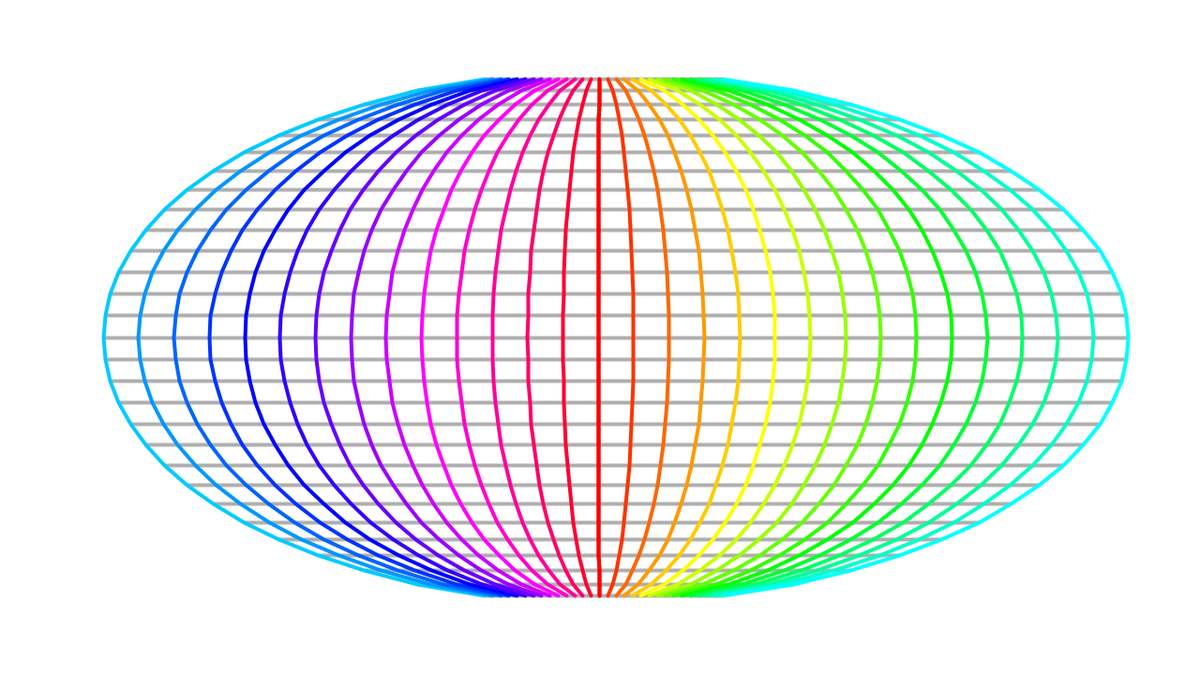
Frame 1 (no input)
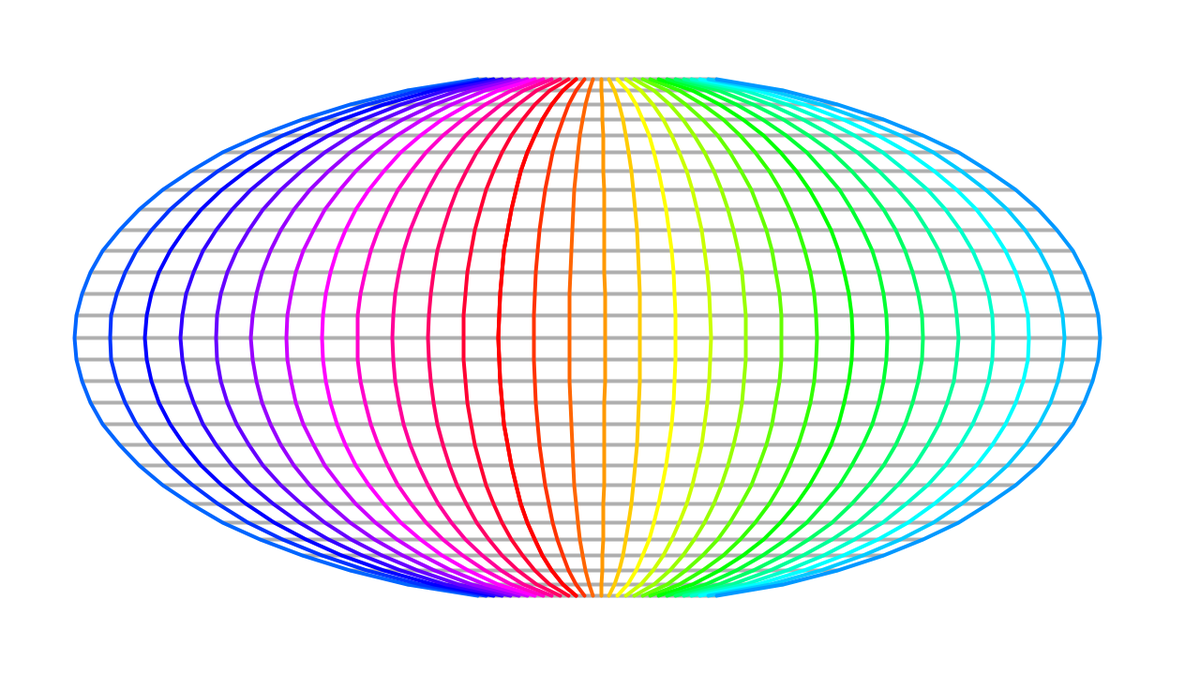
Frame 60 (the mouse pressed at the canvas centre just before this capture)
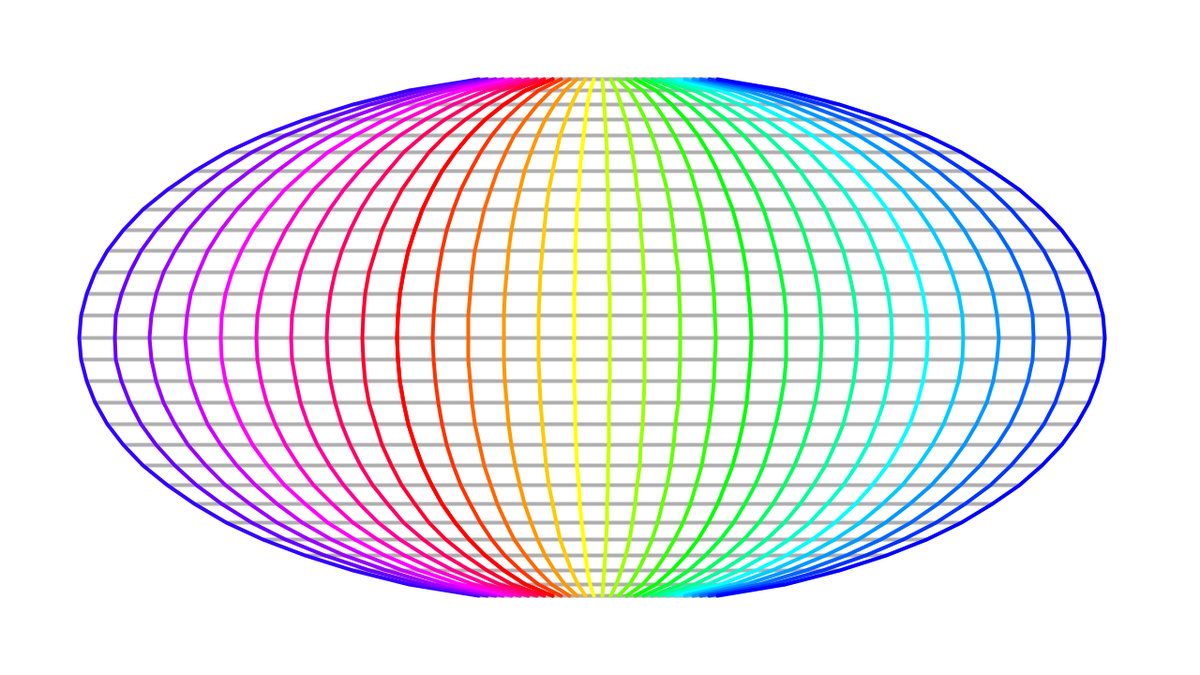
Frame 120 (the mouse held since frame 60 and released just before this capture)

The Processing sketch that drew these frames (run headless with seeded random() and noise(); from frame 60 on, the mouse is pressed at the canvas centre):

// Processing sketch: Mollweide_Projection
// ── Mollweide_Projection.pde
float projSize = 200;
int resI = 30;
int resJ = 30;

void setup(){
  size(1280, 720);
  //fullScreen();
  colorMode(HSB, 360, 100, 100);
  strokeWeight(4);
  noFill();
}

void draw(){
  background(360);
  stroke(0, 80);
  float lamda0 = float(frameCount)/100;
  translate(width/2, height/2);
  //draw horizotal line
  for(int i = 0 ; i <= resI; i++){
    float phi = map(i, 0, resI, -HALF_PI, HALF_PI);
    beginShape();
    for(float j = 0 ; j <= resJ; j++){
      float lamda = map(j, 0, resJ, -PI, PI);
      float hue = map(j, 0, resJ, 0, 360);
      PVector p = mollweideProjection(projSize, phi, lamda, lamda0);
      vertex(p.x, p.y);
    }
    endShape();
  }
  //draw vertical line
  for(float j = 0 ; j <= resJ; j++){
    float lamda = map(j, 0, resJ, -PI, PI);
    float hue = map(j, 0, resJ, 0, 360);
    stroke(hue, 100, 100);
    beginShape();
    for(int i = 0 ; i <= resI; i++){
      float phi = map(i, 0, resI, -HALF_PI, HALF_PI);
      PVector p = mollweideProjection(projSize, phi, lamda, lamda0);
      vertex(p.x, p.y);
    }
    endShape();
  }
}

//based on this cite https://en.wikipedia.org/wiki/Mollweide_projection
PVector mollweideProjection(float R, float phi, float lambda, float lambda0){//stereographic Projection
  float theta = phi2theta(phi, 10);
  float x = R*2*sqrt(2)/PI*(loopMod(lambda - lambda0, TWO_PI)-TWO_PI-PI)*cos(theta);//loop longitude
  float y = R*sqrt(2)*sin(theta);
  return new PVector(x, y);
}

float phi2theta(float phi, int iter){
  float theta = phi;
  for(int i = 0; i < iter; i++){
    theta = theta - (2*theta + sin(2*theta) - PI*sin(phi))/(2 + 2*cos(2*theta));
  }
  return theta;
}

float loopMod(float x, float val){
  while(x < val){
    x += val;
  }
  return x;
}
